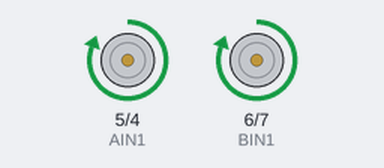
Recording of a sketch running on a simulated Arduino Uno, built with avr-gcc and run on an emulated ATmega328P. Shown: motor-driver pin pairs drawn as motors (green arrow = first pin HIGH = forward, orange = second pin HIGH = backward, longer = more drive, scaled by the enable pin).

Above: at 0.6 s.
Timing chart, 0 to 5.8 s (numbered marks = the images above):
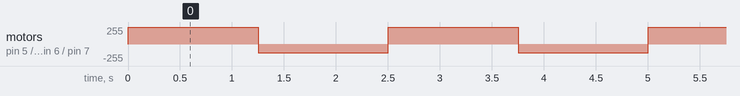

The sketch:

HBridge_2_.ino
```cpp
//motor A connected between A01 and A02
//motor B connected between B01 and B02

//Motor A
int PWMA = 10; //Speed control
int AIN1 = 5; //Direction
int AIN2 = 4; //Direction

//Motor B
int PWMB = 11; //Speed control
int BIN1 = 6; //Direction
int BIN2 = 7; //Direction

void setup(){
  pinMode(PWMA, OUTPUT);
  pinMode(AIN1, OUTPUT);
  pinMode(AIN2, OUTPUT);

  pinMode(PWMB, OUTPUT);
  pinMode(BIN1, OUTPUT);
  pinMode(BIN2, OUTPUT);
}

void loop(){
  move(1, 255, 1); //motor 1, full speed, left
  move(2, 255, 1); //motor 2, full speed, left

  delay(1000); //go for 1 second
  stop(); //stop
  delay(250); //hold for 250ms until move again

  move(1, 128, 0); //motor 1, half speed, right
  move(2, 128, 0); //motor 2, half speed, right

  delay(1000);
  stop();
  delay(250);
}


void move(int motor, int speed, int direction){
//Move specific motor at speed and direction
//motor: 0 for B 1 for A
//speed: 0 is off, and 255 is full speed
//direction: 0 clockwise, 1 counter-clockwise


  boolean inPin1 = LOW;
  boolean inPin2 = HIGH;

  if(direction == 1){
    inPin1 = HIGH;
    inPin2 = LOW;
  }

  if(motor == 1){
    digitalWrite(AIN1, inPin1);
    digitalWrite(AIN2, inPin2);
    analogWrite(PWMA, speed);
  }else{
    digitalWrite(BIN1, inPin1);
    digitalWrite(BIN2, inPin2);
    analogWrite(PWMB, speed);
  }
}

void stop(){
//enable standby

}
```

Measured:
- by itself, motor on pin 5 (AIN1) / pin 4 (AIN2), motor on pin 6 (BIN1) / pin 7 (BIN2): alternates forward 255/255 for 1.3 s and backward 128/255 for 1.3 s
